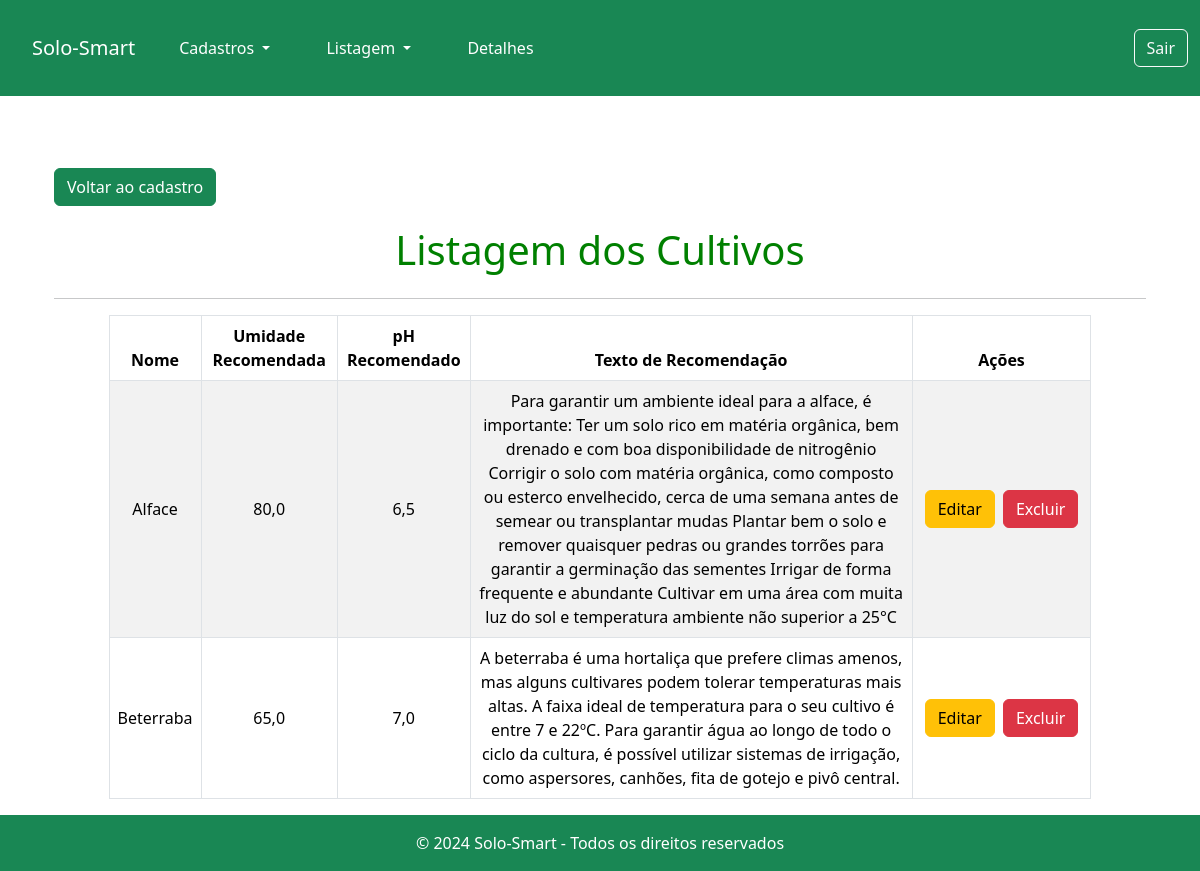
The page /listagem_cultivos/ (signed in) on the database its author committed.
### app_fazenda/models.py (models this page shows, shortened)
class Cultivo(models.Model):
    id = models.AutoField(primary_key=True)
    nome = models.CharField(max_length=255)
    umidade_recomendado = models.FloatField()
    ph_recomendado = models.FloatField()
    texto_recomendacao = models.TextField(max_length=1200, null=True)
    usuario = models.ForeignKey(get_user_model(), on_delete=models.CASCADE)

### app_fazenda/views.py (the view)
# urls.py: path('listagem_cultivos/', views.listar_cultivos, name='listar_cultivos'),
@login_required
def listar_cultivos(request):
    cultivos = Cultivo.objects.filter(usuario=request.user)  # Filtra pelos cultivos do usuário
    dados = {
        'dados': cultivos
    }
    return render(request, 'cultivo/listar_cultivos.html', dados)

### app_fazenda/templates/cultivo/listar_cultivos.html (shortened to what this page needs)
{% extends 'base.html' %}
{% block content %}
<div class="container mt-5">
    <a style="margin: 0;" href="{% url 'cadastrar_cultivo' %} " class="btn btn-success">Voltar ao cadastro</a>
    <h1 class="mb-4 text-center">Listagem dos Cultivos</h1>
    <hr>
    <div id="div-cultivo" class="table-responsive">
        <table class="table table-bordered table-striped text-center align-middle" id="tabela-cultivos">
            <thead class="bg-success text-white">
                <tr>
                    <th>Nome</th>
                    <th>Umidade Recomendada</th>
                    <th>pH Recomendado</th>
                    <th>Texto de Recomendação</th>
                    <th>Ações</th>
                </tr>
            </thead>
            <tbody>
                {% for dado in dados %}
                <tr>
                    <td>{{ dado.nome }}</td>
                    <td>{{ dado.umidade_recomendado }}</td>
                    <td>{{ dado.ph_recomendado }}</td>
                    <td>{{ dado.texto_recomendacao }}</td>
                    <td>
                        <div class="d-flex justify-content-center">
                            <a href="{% url 'editar_cultivo' dado.pk %}" class="btn btn-warning mx-1">Editar</a>
                            <a href="{% url 'excluir_cultivo' dado.pk %}" class="btn btn-danger mx-1">Excluir</a>
                        </div>
                    </td>
                </tr>
                {% endfor %}
            </tbody>
        </table>
    </div>
</div>
{% endblock %}

### static/css/styles.css (style rules this page uses)
* { padding: 0; margin: 0; }
body, html { height: 100%; margin: 0; display: flex; flex-direction: column; }
a { text-decoration: none; margin: 20px; color: white; font-size: 18px; }
h1 { text-align: center; color: green; margin: 20px; }
#tabela-cultivos { width: 90%; }
#div-cultivo { display: flex; justify-content: center; align-items: center; }

### rows shown on the page
Cultivo: nome "Alface", umidade_recomendado "80,0", ph_recomendado "6,5", texto_recomendacao "Para garantir um ambiente ideal para a alface, é importante: Ter um solo rico em matéria orgânica, bem drenado e com boa disponibilidade de nitrogênio Corrigir o solo com matéria orgânica, como composto ou esterco envelhecido, cerca de uma semana antes de semear ou transplantar mudas Plantar bem o solo e remover quaisquer pedras ou grandes torrões para garantir a germinação das sementes Irrigar de forma frequente e abundante Cultivar em uma área com muita luz do sol e temperatura ambiente não superior a 25°C"
Cultivo: nome "Beterraba", umidade_recomendado "65,0", ph_recomendado "7,0", texto_recomendacao "A beterraba é uma hortaliça que prefere climas amenos, mas alguns cultivares podem tolerar temperaturas mais altas. A faixa ideal de temperatura para o seu cultivo é entre 7 e 22ºC. Para garantir água ao longo de todo o ciclo da cultura, é possível utilizar sistemas de irrigação, como aspersores, canhões, fita de gotejo e pivô central."
